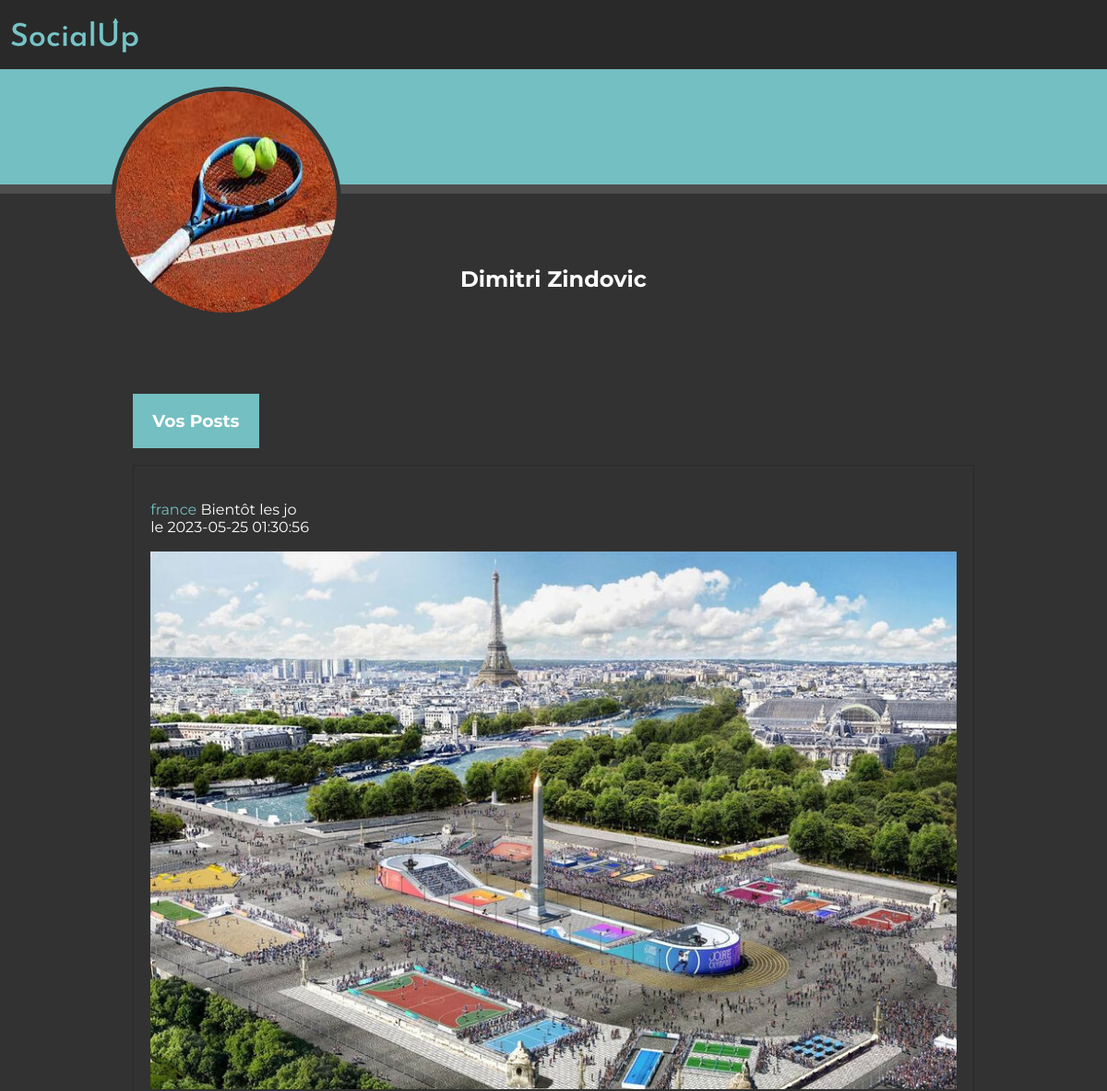
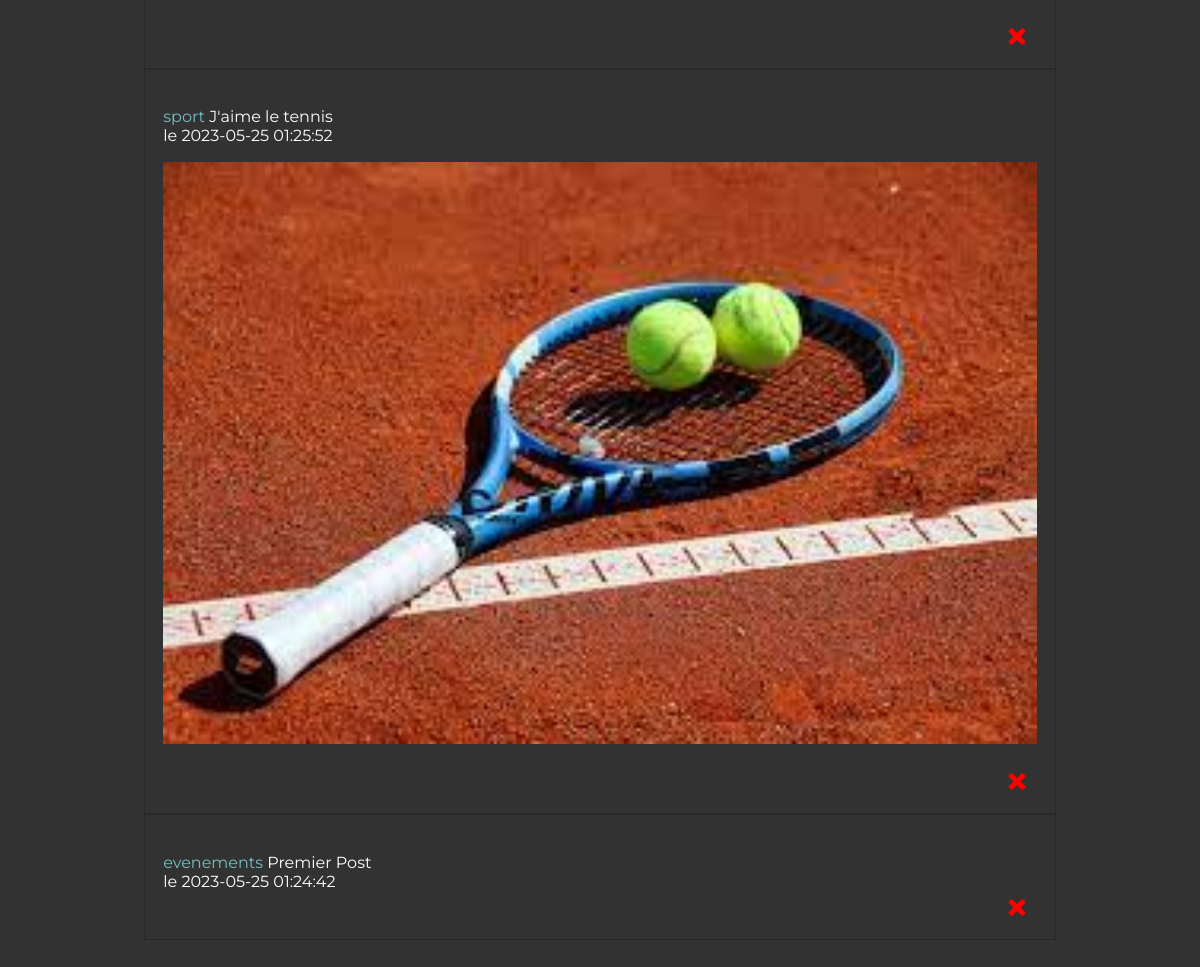
Screenshot of /profil.php (signed in) with the database file from the repository (2 pictures, top to bottom).
### tables this page shows
CREATE TABLE `users` (
  `id` int(11) NOT NULL,
  `nom` varchar(255) NOT NULL,
  `prenom` varchar(255) NOT NULL,
  `pseudo` varchar(255) NOT NULL,
  `email` text NOT NULL,
  `password` text NOT NULL,
  `image_profil` varchar(255) NOT NULL
);

CREATE TABLE `post` (
  `id_post` int(11) NOT NULL,
  `tag` varchar(255) NOT NULL,
  `content` text NOT NULL,
  `date` datetime NOT NULL,
  `image` varchar(255) DEFAULT NULL,
  `user_id` int(11) NOT NULL
);

### profil.php (the view, shortened to what this page needs)
<!DOCTYPE html>
<html lang="en">
<head>
  <link rel="stylesheet" href="css/style.css">
</head>
<body>
  <header>
    <nav class="navbar-socialup">
      <div class="logo-nav">
        <a href="index.php"><img src="images/name-socialup.png" alt="Logo de SocialUp" /></a>
      </div>
    </nav>
  </header>
  <?php
  require_once 'connexion.php';
  $user_id = $_SESSION['id'];
  $requete_pseudo = $database->prepare("SELECT image_profil FROM users INNER JOIN post ON post.user_id = users.id WHERE users.id = :user_id");
  $requete_pseudo->bindParam(':user_id', $user_id);
  $requete_pseudo->execute();
  $user = $requete_pseudo->fetch(PDO::FETCH_ASSOC);
  ?>
  <div class="container-avatar">
    <img alt="" src="<?php echo $user['image_profil']; ?>" class="avatar-profil">
  </div>
  <main>
    <div class="container-description">
      <?php
      $requete = $database->prepare("SELECT * FROM post INNER JOIN users ON post.user_id = users.id WHERE post.user_id = $user_id ORDER BY date DESC");
      $requete->execute();
      $posts = $requete->fetchAll(PDO::FETCH_ASSOC);
      $requete_prenom_nom = $database->prepare("SELECT users.prenom, users.nom FROM users INNER JOIN post ON post.user_id = users.id WHERE users.id = :user_id");
      $requete_prenom_nom->bindParam(':user_id', $user_id);
      $requete_prenom_nom->execute();
      $utilisateur = $requete_prenom_nom->fetch(PDO::FETCH_ASSOC);
      ?>
      <h2 class="h2-profil">
        <?php echo $utilisateur['prenom']; ?>
        <?php echo $utilisateur['nom']; ?>
      </h2>
      <h3 class="h3-profil">Vos Posts</h3>
      <?php
      foreach ($posts as $post) { ?>
        <div class="card-post">
          <br>
          <p>
            <span class="tag">
              <?php echo $post['tag']; ?>
            </span>
            <?php echo $post['content']; ?>
          </p>
          <p> le
            <?php echo $post['date']; ?>
          </p>
          <?php if (!empty($post['image'])): ?>
            <img alt="" style="width: 100%; margin-top: 2%; margin-bottom: 2%" src="<?php echo $post['image']; ?>">
          <?php endif; ?>
          <div class="icon-cross">
            <div class="red-cross" onclick="openModal(<?php echo $post['id']; ?>)"></div>
          </div>
        </div>
        <?php
      }
      ?>
    </div>
  </main>
</body>
</html>

### css/style.css (style rules this page uses)
* { padding: 0; margin: 0; box-sizing: border-box; }
html, body { height: 100vh inherit; font-family: "Montserrat", sans-serif !important; background-color: var(--color-post); }
:root { --color-navbar: #292929; --color-app: #74bfc2; --color-text: white; --color-settings: #323232; --color-post: #414141; --color-tag-sport: #ff0000; --color-tag-film: #00ff00; --color-tag-culture: #0000ff; --color-tag-evenements: #388f96; --color-tag-social: #00ff00; --color-tag-série: #ba0505; --color-tag-art: #890b6e; --color-tag-animaux: #c36628; --color-tag-nature: #117100; --color-tag-france: #000095; }

### css/components/containers.css (style rules this page uses)
.container-description { background-color: var(--color-settings); padding-top: 5%; padding-left: 12%; padding-right: 12%; padding-bottom: 5%; color: var(--color-text); border-top: 10px solid #4e4e4e; }
.container-avatar { position: relative; padding-left: 10%; height: 200px; padding-top: 40px; background-color: var(--color-app); }

### css/components/profil.css (style rules this page uses)
.h3-profil { color: var(--color-text); background-color: var(--color-app); padding: 2%; width: 15%; text-align: center; margin-top: 10%; margin-bottom: 2%; }
.h2-profil { color: var(--color-text); background-color: var(--color-settings); text-align: center; padding-top: 2%; padding-bottom: 2%; }

### css/components/buttons.css (style rules this page uses)
a { text-decoration: none; color: white; }

### css/components/avatar.css (style rules this page uses)
.avatar-profil { border-radius: 50%; width: 250px; height: 250px; margin-top: 5%; border: 5px solid var(--color-settings); }

### css/components/navbar.css (style rules this page uses)
header { display: flex; justify-content: space-between; align-items: center; padding: 5px; background-color: var(--color-navbar); position: fixed; width: 100vw; z-index: 2; }

### css/components/post.css (style rules this page uses)
.card-post { border: 0.5px solid rgb(41, 41, 41); padding: 2%; width: 100%; display: block; }
.tag { color: var(--color-app); }

### rows the page displays
users: image_profil (picture), prenom "Dimitri", nom "Zindovic"
post: tag "france", content "Bientôt les jo", date "2023-05-25 01:30:56", image (picture)
post: tag "sport", content "J'aime le tennis", date "2023-05-25 01:25:52", image (picture)
post: tag "evenements", content "Premier Post", date "2023-05-25 01:24:42"
